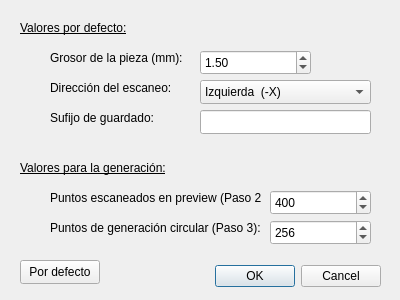
<?xml version="1.0" encoding="UTF-8"?>
<ui version="4.0">
 <class>Settings</class>
 <widget class="QDialog" name="Settings">
  <property name="geometry">
   <rect>
    <x>0</x>
    <y>0</y>
    <width>400</width>
    <height>300</height>
   </rect>
  </property>
  <property name="windowTitle">
   <string>Preferencias de Glass3D</string>
  </property>
  <widget class="QDialogButtonBox" name="buttonBox">
   <property name="geometry">
    <rect>
     <x>190</x>
     <y>260</y>
     <width>191</width>
     <height>32</height>
    </rect>
   </property>
   <property name="orientation">
    <enum>Qt::Orientation::Horizontal</enum>
   </property>
   <property name="standardButtons">
    <set>QDialogButtonBox::StandardButton::Cancel|QDialogButtonBox::StandardButton::Ok</set>
   </property>
   <property name="centerButtons">
    <bool>false</bool>
   </property>
  </widget>
  <widget class="QLabel" name="labelDefaults">
   <property name="geometry">
    <rect>
     <x>20</x>
     <y>20</y>
     <width>111</width>
     <height>16</height>
    </rect>
   </property>
   <property name="font">
    <font>
     <underline>true</underline>
    </font>
   </property>
   <property name="text">
    <string>Valores por defecto:</string>
   </property>
  </widget>
  <widget class="QLabel" name="labelWidth">
   <property name="geometry">
    <rect>
     <x>50</x>
     <y>50</y>
     <width>151</width>
     <height>16</height>
    </rect>
   </property>
   <property name="text">
    <string>Grosor de la pieza (mm):</string>
   </property>
  </widget>
  <widget class="QDoubleSpinBox" name="doubleSpinBoxWidth">
   <property name="geometry">
    <rect>
     <x>200</x>
     <y>50</y>
     <width>111</width>
     <height>25</height>
    </rect>
   </property>
   <property name="minimum">
    <double>0.050000000000000</double>
   </property>
   <property name="singleStep">
    <double>0.500000000000000</double>
   </property>
   <property name="value">
    <double>1.500000000000000</double>
   </property>
  </widget>
  <widget class="QLabel" name="labelDirection">
   <property name="geometry">
    <rect>
     <x>50</x>
     <y>80</y>
     <width>151</width>
     <height>16</height>
    </rect>
   </property>
   <property name="text">
    <string>Dirección del escaneo:</string>
   </property>
  </widget>
  <widget class="QComboBox" name="comboBoxDirection">
   <property name="geometry">
    <rect>
     <x>200</x>
     <y>80</y>
     <width>171</width>
     <height>24</height>
    </rect>
   </property>
   <property name="font">
    <font>
     <bold>false</bold>
    </font>
   </property>
   <item>
    <property name="text">
     <string>Izquierda  (-X)</string>
    </property>
   </item>
   <item>
    <property name="text">
     <string>Derecha   (+X)</string>
    </property>
   </item>
  </widget>
  <widget class="QLabel" name="labelDefaults_2">
   <property name="geometry">
    <rect>
     <x>20</x>
     <y>160</y>
     <width>161</width>
     <height>16</height>
    </rect>
   </property>
   <property name="font">
    <font>
     <underline>true</underline>
    </font>
   </property>
   <property name="text">
    <string>Valores para la generación:</string>
   </property>
  </widget>
  <widget class="QLabel" name="labelScans">
   <property name="geometry">
    <rect>
     <x>50</x>
     <y>190</y>
     <width>211</width>
     <height>16</height>
    </rect>
   </property>
   <property name="text">
    <string>Puntos escaneados en preview (Paso 2):</string>
   </property>
  </widget>
  <widget class="QLabel" name="labelGeneration">
   <property name="geometry">
    <rect>
     <x>50</x>
     <y>220</y>
     <width>221</width>
     <height>16</height>
    </rect>
   </property>
   <property name="text">
    <string>Puntos de generación circular (Paso 3):</string>
   </property>
  </widget>
  <widget class="QSpinBox" name="spinBoxScans">
   <property name="geometry">
    <rect>
     <x>270</x>
     <y>190</y>
     <width>101</width>
     <height>25</height>
    </rect>
   </property>
   <property name="minimum">
    <number>50</number>
   </property>
   <property name="maximum">
    <number>2000</number>
   </property>
   <property name="singleStep">
    <number>10</number>
   </property>
   <property name="value">
    <number>400</number>
   </property>
  </widget>
  <widget class="QSpinBox" name="spinBoxGeneration">
   <property name="geometry">
    <rect>
     <x>270</x>
     <y>220</y>
     <width>101</width>
     <height>25</height>
    </rect>
   </property>
   <property name="minimum">
    <number>20</number>
   </property>
   <property name="maximum">
    <number>500</number>
   </property>
   <property name="singleStep">
    <number>10</number>
   </property>
   <property name="value">
    <number>256</number>
   </property>
  </widget>
  <widget class="QLabel" name="labelSavename">
   <property name="geometry">
    <rect>
     <x>50</x>
     <y>110</y>
     <width>121</width>
     <height>16</height>
    </rect>
   </property>
   <property name="text">
    <string>Sufijo de guardado:</string>
   </property>
  </widget>
  <widget class="QLineEdit" name="lineEditSaveSuffix">
   <property name="geometry">
    <rect>
     <x>200</x>
     <y>110</y>
     <width>171</width>
     <height>24</height>
    </rect>
   </property>
  </widget>
  <widget class="QPushButton" name="pushButtonDefault">
   <property name="geometry">
    <rect>
     <x>20</x>
     <y>260</y>
     <width>80</width>
     <height>24</height>
    </rect>
   </property>
   <property name="text">
    <string>Por defecto</string>
   </property>
  </widget>
 </widget>
 <tabstops>
  <tabstop>doubleSpinBoxWidth</tabstop>
  <tabstop>comboBoxDirection</tabstop>
  <tabstop>lineEditSaveSuffix</tabstop>
  <tabstop>spinBoxScans</tabstop>
  <tabstop>spinBoxGeneration</tabstop>
 </tabstops>
 <resources/>
 <connections>
  <connection>
   <sender>buttonBox</sender>
   <signal>accepted()</signal>
   <receiver>Settings</receiver>
   <slot>accept()</slot>
   <hints>
    <hint type="sourcelabel">
     <x>248</x>
     <y>254</y>
    </hint>
    <hint type="destinationlabel">
     <x>157</x>
     <y>274</y>
    </hint>
   </hints>
  </connection>
  <connection>
   <sender>buttonBox</sender>
   <signal>rejected()</signal>
   <receiver>Settings</receiver>
   <slot>reject()</slot>
   <hints>
    <hint type="sourcelabel">
     <x>316</x>
     <y>260</y>
    </hint>
    <hint type="destinationlabel">
     <x>286</x>
     <y>274</y>
    </hint>
   </hints>
  </connection>
 </connections>
</ui>
